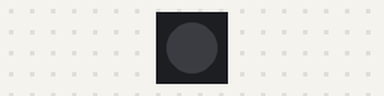
This program was run on a simulated Raspberry Pi (BCM pin numbers). Shown: 1 RGB LEDs in strip order, left to right. What the program prints to the terminal is not drawn. At 1.1 s the program stops and its outputs stay as they are.

Above: at 1.1 s.
Timing chart, 0 to 2.6 s (numbered marks = the images above):
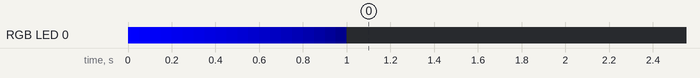

The program:

reducing_brightness.py
```python
#reducing brightness
from gpiozero import RGBLED
from time import sleep
led = RGBLED(15,14,18)

for n in range(100):
    led.blue = 1 - n/20
    sleep(0.05)
    if led.blue == 0:
        break

print("finished")
```
